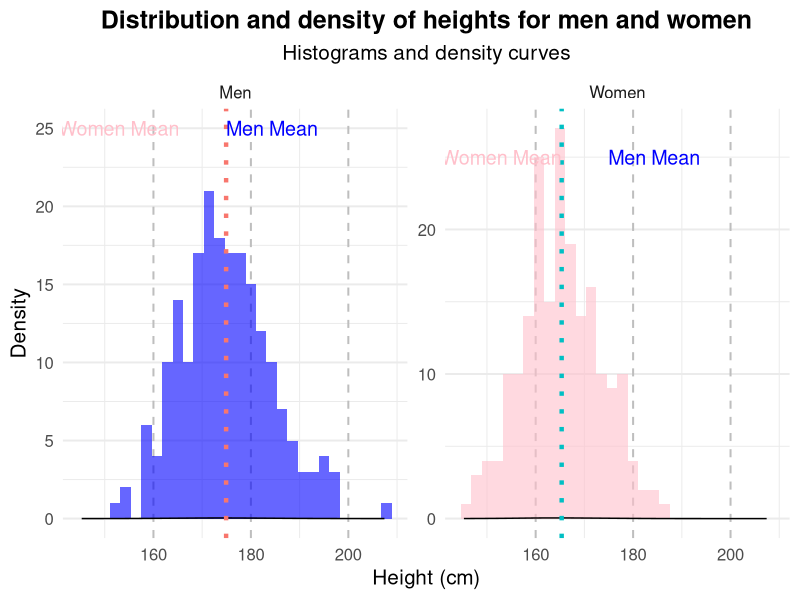

The R script that drew this image:
# Load ggplot2 library
library(ggplot2)

# Generate random data for heights of men and women
set.seed(123) # For reproducibility
heights_men <- rnorm(200, mean = 175, sd = 10)  # Heights of men in cm
heights_women <- rnorm(200, mean = 165, sd = 8)  # Heights of women in cm

# Create a dataframe with the data
data <- data.frame(
  height = c(heights_men, heights_women),
  gender = factor(rep(c("Men", "Women"), each = 200))
)

# Create a more complex visualization with ggplot2
ggplot(data, aes(x = height, fill = gender)) +
  # Histogram with stacked bars
  geom_histogram(alpha = 0.6, position = "identity", bins = 30) +
  # Add density curves for each group
  geom_density(alpha = 0.4, adjust = 1.5) +
  # Faceting to separate groups into different subplots
  facet_wrap(~ gender, scales = "free_y") +
  # Add titles and labels
  labs(title = "Distribution and density of heights for men and women",
       subtitle = "Histograms and density curves",
       x = "Height (cm)",
       y = "Density") +
  # Customize colors
  scale_fill_manual(values = c("Men" = "blue", "Women" = "pink")) +
  # Minimal theme with custom adjustments
  theme_minimal(base_size = 15) +
  theme(
    plot.title = element_text(hjust = 0.5, face = "bold"),
    plot.subtitle = element_text(hjust = 0.5),
    legend.position = "none",
    panel.grid.major.x = element_line(color = "gray", linetype = "dashed")
  ) +
  # Add vertical lines for mean height of each gender
  geom_vline(data = data.frame(xintercept = c(mean(heights_men), mean(heights_women)),
                               gender = factor(c("Men", "Women"))),
             aes(xintercept = xintercept, color = gender),
             linetype = "dotted", size = 1.5) +
  # Add text annotations for mean height of each gender
  annotate(geom = "text", x = mean(heights_men), y = 25, label = "Men Mean", color = "blue", size = 5, hjust = 0) +
  annotate(geom = "text", x = mean(heights_women), y = 25, label = "Women Mean", color = "pink", size = 5, hjust = 1)
